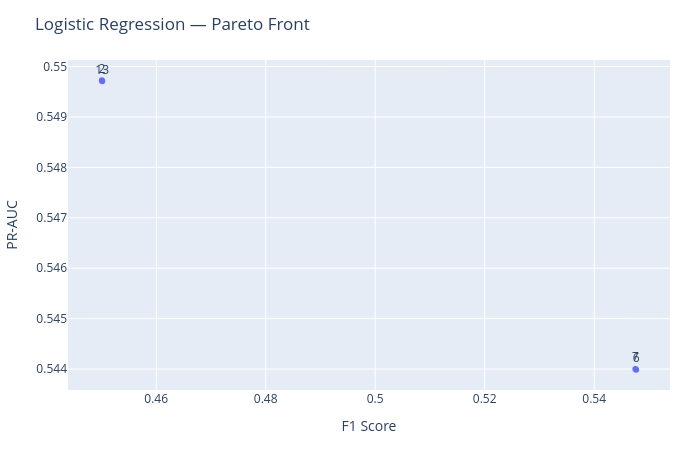

Notebook code cell kept with this figure:
### Code cell
logistic_pareto_data = pd.DataFrame(
    [
        {
            "trial": trial.number,
            "F1": trial.values[0],
            "PR_AUC": trial.values[1]
        }
        for trial in logistic_mo_study.best_trials
    ]
)

fig = px.scatter(
    logistic_pareto_data,
    x="F1",
    y="PR_AUC",
    text="trial",
    title="Logistic Regression — Pareto Front",
    labels={
        "F1": "F1 Score",
        "PR_AUC": "PR-AUC",
        "trial": "Trial"
    }
)

fig.update_traces(
    textposition="top center"
)

fig.update_layout(
    width=700,
    height=450,
    margin=dict(
        l=60,
        r=30,
        t=60,
        b=60
    )
)

fig.show()

### Figure 1 — Plotly figure (JSON) as saved in the notebook; plotly's stock layout.template omitted (floating-point values rounded to 4 significant figures)
{"data": [{"hovertemplate": "F1 Score=%{x}<br>PR-AUC=%{y}<br>Trial=%{text}<extra></extra>", "legendgroup": "", "marker": {"color": "#636efa", "symbol": "circle"}, "mode": "markers+text", "name": "", "orientation": "v", "showlegend": false, "text": [2.0, 6.0, 7.0, 13.0], "textposition": "top center", "type": "scatter", "x": [0.4501, 0.5477, 0.5475, 0.4501], "xaxis": "x", "y": [0.5497, 0.544, 0.544, 0.5497], "yaxis": "y"}], "layout": {"height": 450, "legend": {"tracegroupgap": 0}, "margin": {"b": 60, "l": 60, "r": 30, "t": 60}, "title": {"text": "Logistic Regression — Pareto Front"}, "width": 700, "xaxis": {"anchor": "y", "domain": [0, 1], "title": {"text": "F1 Score"}}, "yaxis": {"anchor": "x", "domain": [0, 1], "title": {"text": "PR-AUC"}}}}
